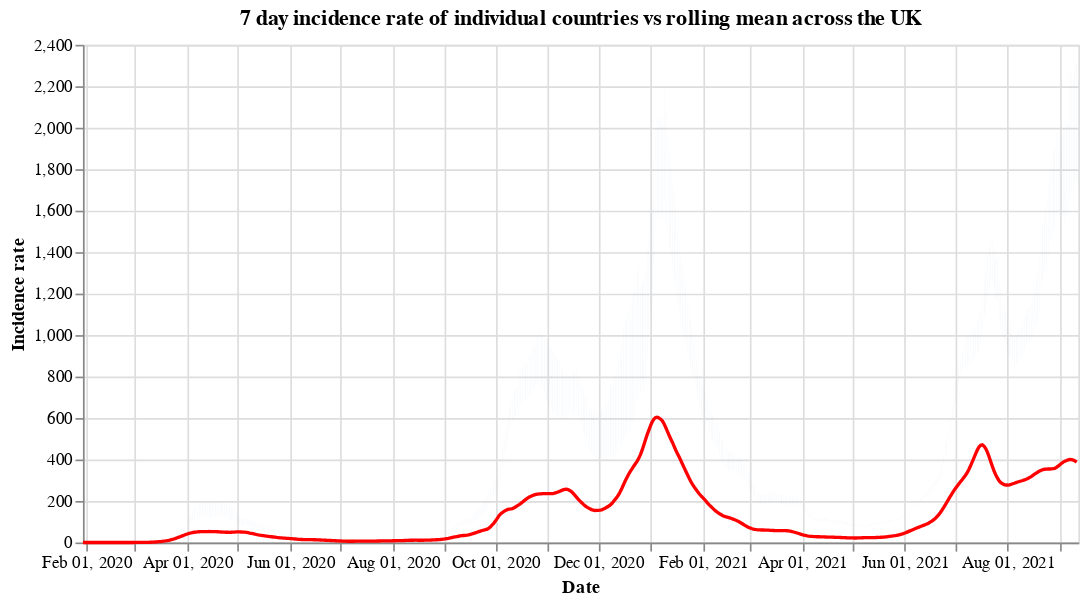

The cell this chart's notebook holds for it:
### Code cell
#collapse
countries = uk_cases['areaName'].unique()
countries.sort()

selection = alt.selection_single(
    name='Select',
    fields=['areaName'],
    init={'areaName': 'Wales'},
    bind={'areaName': alt.binding_select(options=countries)}
)

# scatter plot, modify opacity based on selection
bars = alt.Chart(uk_cases).mark_bar().add_selection(
    selection
).encode(
    x=alt.X("yearmonthdate(date):T", axis=alt.Axis(title='Date')),
    y=alt.Y("weeklyCasesRate:Q", axis=alt.Axis(title='Incidence rate')),
    tooltip='weeklyCasesRate:Q',
    opacity=alt.condition(selection, alt.value(1), alt.value(0))
).properties(title=f'7 day incidence rate of individual countries vs rolling mean across the UK', width=600)

line = alt.Chart(overview_cases).mark_line(
    color='red',
    size=2,
).transform_window(
    rolling_mean='mean(weeklyCasesRate)',
    frame=[0, 7]
).encode(
    x='yearmonthdate(date):T',
    y='rolling_mean:Q'
)

alt.layer(bars, line)

### Figure 1 — Vega-Lite specification as saved in the notebook (floating-point values rounded to 4 significant figures; data arrays with more than 128 entries replaced by an {"elided": "..."} marker saying what was removed)
{"config": {"view": {"continuousWidth": 400, "continuousHeight": 300}}, "layer": [{"data": {"name": "data-d48bfa76135b2446341a0a1691cea16d"}, "mark": "bar", "encoding": {"opacity": {"condition": {"value": 1, "selection": "Select"}, "value": 0}, "tooltip": {"type": "quantitative", "field": "weeklyCasesRate"}, "x": {"type": "temporal", "axis": {"title": "Date"}, "field": "date", "timeUnit": "yearmonthdate"}, "y": {"type": "quantitative", "axis": {"title": "Incidence rate"}, "field": "weeklyCasesRate"}}, "selection": {"Select": {"type": "single", "fields": ["areaName"], "init": {"areaName": "Wales"}, "bind": {"areaName": {"input": "select", "options": ["England", "Northern Ireland", "Scotland", "Wales"]}}}}, "title": "7 day incidence rate of individual countries vs rolling mean across the UK", "width": 600}, {"data": {"name": "data-b945ac645078a0ab9dde616634d1bd8c"}, "mark": {"type": "line", "color": "red", "size": 2}, "encoding": {"x": {"type": "temporal", "field": "date", "timeUnit": "yearmonthdate"}, "y": {"type": "quantitative", "field": "rolling_mean"}}, "transform": [{"window": [{"op": "mean", "field": "weeklyCasesRate", "as": "rolling_mean"}], "frame": [0, 7]}]}], "$schema": "https://vega.github.io/schema/vega-lite/v4.8.1.json", "datasets": {"data-d48bfa76135b2446341a0a1691cea16d": {"elided": "2272 records"}, "data-b945ac645078a0ab9dde616634d1bd8c": {"elided": "591 records"}}}
